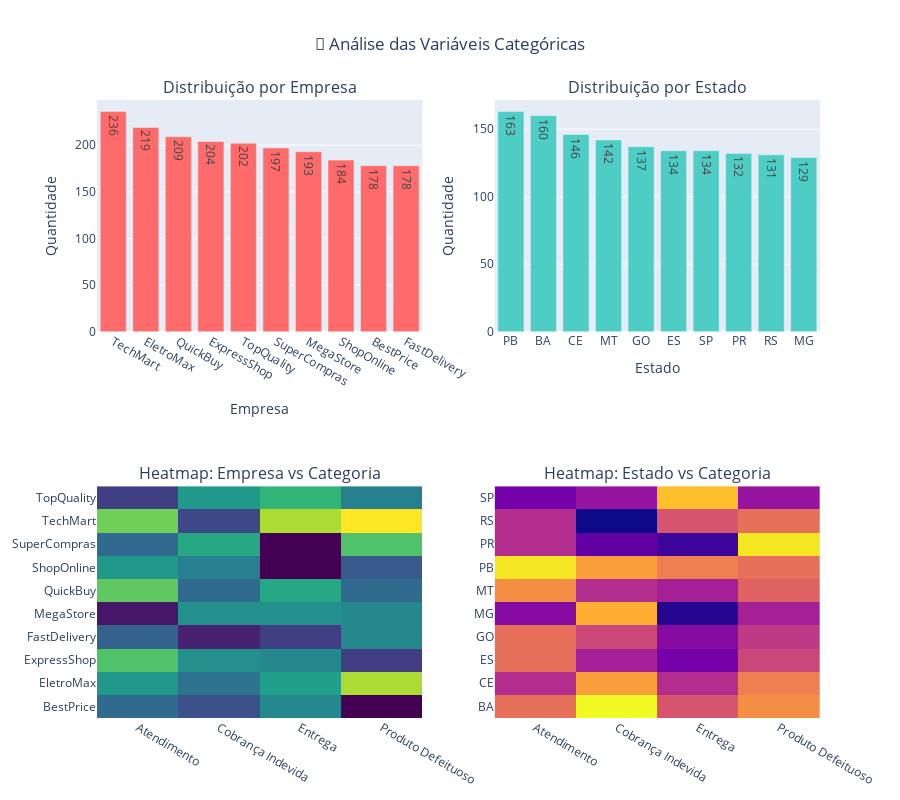

Source (notebook cell):
### Code cell
# Visualização da relação entre variáveis categóricas e target
fig = make_subplots(
    rows=2, cols=2,
    subplot_titles=[
        'Distribuição por Empresa',
        'Distribuição por Estado',
        'Heatmap: Empresa vs Categoria',
        'Heatmap: Estado vs Categoria'
    ],
    specs=[[{'type': 'bar'}, {'type': 'bar'}],
           [{'type': 'heatmap'}, {'type': 'heatmap'}]]
)

# Distribuição por empresa
empresa_counts = df['empresa'].value_counts()
fig.add_trace(
    go.Bar(
        x=empresa_counts.index,
        y=empresa_counts.values,
        text=empresa_counts.values,
        textposition='auto',
        marker_color='#FF6B6B',
        showlegend=False
    ),
    row=1, col=1
)

# Distribuição por estado (top 10)
estado_counts = df['estado'].value_counts().head(10)
fig.add_trace(
    go.Bar(
        x=estado_counts.index,
        y=estado_counts.values,
        text=estado_counts.values,
        textposition='auto',
        marker_color='#4ECDC4',
        showlegend=False
    ),
    row=1, col=2
)

# Heatmap empresa vs categoria
empresa_categoria = pd.crosstab(df['empresa'], df['categoria'])
fig.add_trace(
    go.Heatmap(
        z=empresa_categoria.values,
        x=empresa_categoria.columns,
        y=empresa_categoria.index,
        colorscale='Viridis',
        showscale=False
    ),
    row=2, col=1
)

# Heatmap estado vs categoria (top 10 estados)
top_estados = df['estado'].value_counts().head(10).index
df_top_estados = df[df['estado'].isin(top_estados)]
estado_categoria = pd.crosstab(df_top_estados['estado'], df_top_estados['categoria'])
fig.add_trace(
    go.Heatmap(
        z=estado_categoria.values,
        x=estado_categoria.columns,
        y=estado_categoria.index,
        colorscale='Plasma',
        showscale=False
    ),
    row=2, col=2
)

fig.update_layout(
    title_text="🏢 Análise das Variáveis Categóricas",
    title_x=0.5,
    height=800
)

fig.update_xaxes(title_text="Empresa", row=1, col=1)
fig.update_xaxes(title_text="Estado", row=1, col=2)
fig.update_yaxes(title_text="Quantidade", row=1, col=1)
fig.update_yaxes(title_text="Quantidade", row=1, col=2)

fig.show()

# Salvando o gráfico
fig.write_html("/home/ubuntu/analise_variaveis_categoricas.html")
print("💾 Gráfico salvo como 'analise_variaveis_categoricas.html'")

### Figure 1 — Plotly figure (JSON) as saved in the notebook; plotly's stock layout.template omitted (floating-point values rounded to 4 significant figures)
{"data": [{"marker": {"color": "#FF6B6B"}, "showlegend": false, "text": [236.0, 219.0, 209.0, 204.0, 202.0, 197.0, 193.0, 184.0, 178.0, 178.0], "textposition": "auto", "type": "bar", "x": ["TechMart", "EletroMax", "QuickBuy", "ExpressShop", "TopQuality", "SuperCompras", "MegaStore", "ShopOnline", "BestPrice", "FastDelivery"], "xaxis": "x", "y": [236, 219, 209, 204, 202, 197, 193, 184, 178, 178], "yaxis": "y"}, {"marker": {"color": "#4ECDC4"}, "showlegend": false, "text": [163.0, 160.0, 146.0, 142.0, 137.0, 134.0, 134.0, 132.0, 131.0, 129.0], "textposition": "auto", "type": "bar", "x": ["PB", "BA", "CE", "MT", "GO", "ES", "SP", "PR", "RS", "MG"], "xaxis": "x2", "y": [163, 160, 146, 142, 137, 134, 134, 132, 131, 129], "yaxis": "y2"}, {"colorscale": [[0, "#440154"], [0.1111, "#482878"], [0.2222, "#3e4989"], [0.3333, "#31688e"], [0.4444, "#26828e"], [0.5556, "#1f9e89"], [0.6667, "#35b779"], [0.7778, "#6ece58"], [0.8889, "#b5de2b"], [1, "#fde725"]], "showscale": false, "type": "heatmap", "x": ["Atendimento", "Cobrança Indevida", "Entrega", "Produto Defeituoso"], "xaxis": "x3", "y": ["BestPrice", "EletroMax", "ExpressShop", "FastDelivery", "MegaStore", "QuickBuy", "ShopOnline", "SuperCompras", "TechMart", "TopQuality"], "yaxis": "y3", "z": [[47, 44, 51, 36], [53, 48, 54, 64], [59, 52, 51, 42], [46, 39, 42, 51], [38, 52, 52, 51], [60, 47, 55, 47], [53, 50, 36, 45], [47, 55, 36, 59], [61, 43, 64, 68], [42, 53, 57, 50]]}, {"colorscale": [[0, "#0d0887"], [0.1111, "#46039f"], [0.2222, "#7201a8"], [0.3333, "#9c179e"], [0.4444, "#bd3786"], [0.5556, "#d8576b"], [0.6667, "#ed7953"], [0.7778, "#fb9f3a"], [0.8889, "#fdca26"], [1, "#f0f921"]], "showscale": false, "type": "heatmap", "x": ["Atendimento", "Cobrança Indevida", "Entrega", "Produto Defeituoso"], "xaxis": "x4", "y": ["BA", "CE", "ES", "GO", "MG", "MT", "PB", "PR", "RS", "SP"], "yaxis": "y4", "z": [[38, 46, 36, 40], [33, 41, 33, 39], [38, 32, 29, 35], [38, 35, 30, 34], [30, 42, 25, 32], [40, 33, 32, 37], [45, 41, 39, 38], [33, 28, 26, 45], [33, 24, 36, 38], [29, 31, 43, 31]]}], "layout": {"annotations": [{"font": {"size": 16}, "showarrow": false, "text": "Distribuição por Empresa", "x": 0.225, "xanchor": "center", "xref": "paper", "y": 1, "yanchor": "bottom", "yref": "paper"}, {"font": {"size": 16}, "showarrow": false, "text": "Distribuição por Estado", "x": 0.775, "xanchor": "center", "xref": "paper", "y": 1, "yanchor": "bottom", "yref": "paper"}, {"font": {"size": 16}, "showarrow": false, "text": "Heatmap: Empresa vs Categoria", "x": 0.225, "xanchor": "center", "xref": "paper", "y": 0.375, "yanchor": "bottom", "yref": "paper"}, {"font": {"size": 16}, "showarrow": false, "text": "Heatmap: Estado vs Categoria", "x": 0.775, "xanchor": "center", "xref": "paper", "y": 0.375, "yanchor": "bottom", "yref": "paper"}], "height": 800, "title": {"text": "🏢 Análise das Variáveis Categóricas", "x": 0.5}, "xaxis": {"anchor": "y", "domain": [0, 0.45], "title": {"text": "Empresa"}}, "xaxis2": {"anchor": "y2", "domain": [0.55, 1], "title": {"text": "Estado"}}, "xaxis3": {"anchor": "y3", "domain": [0, 0.45]}, "xaxis4": {"anchor": "y4", "domain": [0.55, 1]}, "yaxis": {"anchor": "x", "domain": [0.625, 1], "title": {"text": "Quantidade"}}, "yaxis2": {"anchor": "x2", "domain": [0.625, 1], "title": {"text": "Quantidade"}}, "yaxis3": {"anchor": "x3", "domain": [0, 0.375]}, "yaxis4": {"anchor": "x4", "domain": [0, 0.375]}}}
